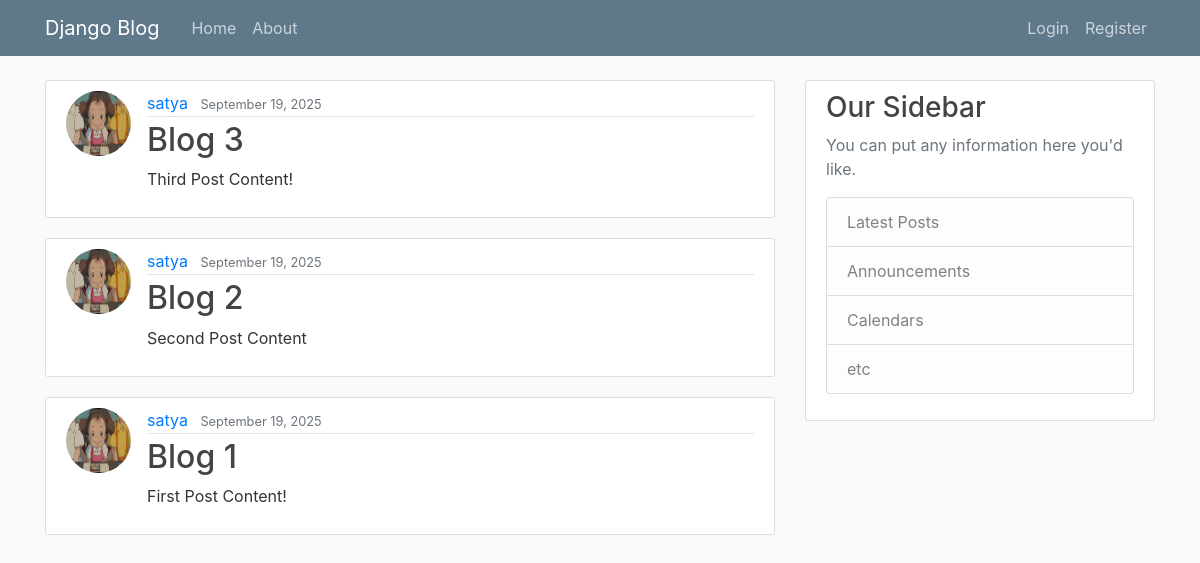
/blog/, run on an earlier commit of the app's database.
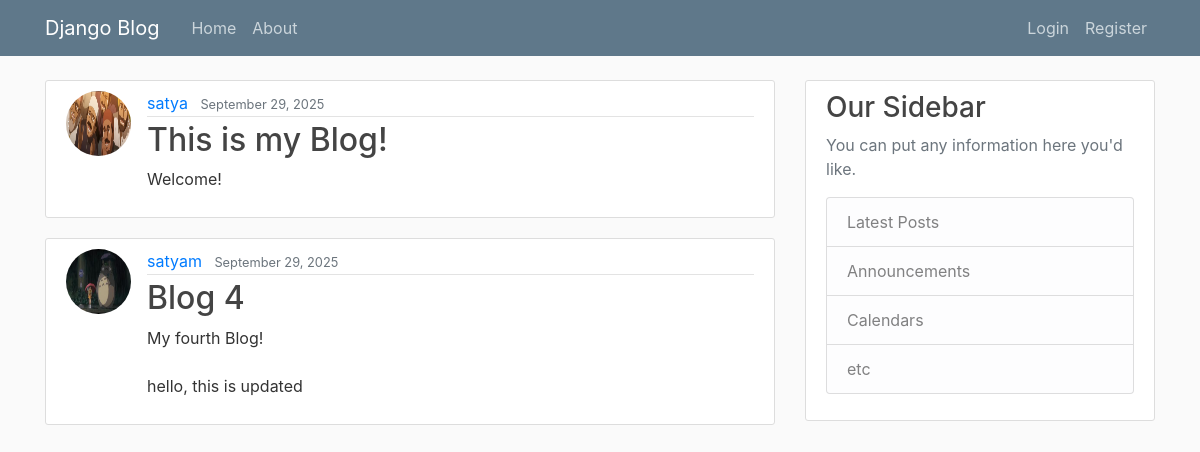
And on a later commit of the database.
### blog/models.py (models this page shows, shortened)
class Post(models.Model):
    title = models.CharField(max_length=100)
    content = models.TextField()
    date_posted = models.DateTimeField(default = timezone.now)
    author = models.ForeignKey(User, on_delete=models.CASCADE)

### users/models.py (models this page shows, shortened)
class Profile(models.Model):
    user = models.OneToOneField(User, on_delete=models.CASCADE)
    image = models.ImageField(default = 'default.jpg', upload_to= 'profile_pics')

### blog/views.py (the view)
# urls.py: path('', PostListView.as_view(), name = "blog-home"),
class PostListView(ListView):
    model = Post
    template_name = 'blog/home.html'
    context_object_name = 'posts'
    ordering = ['-date_posted']

### blog/templates/blog/home.html
{% extends 'blog/base.html' %}
{% block content %}
    {% for post in posts %}
    <article class="media content-section">
        <img class="rounded-circle article-img"src="{{ post.author.profile.image.url }}" alt="">
        <div class="media-body">
            <div class="article-metadata">
                <a class="mr-2" href="#">{{ post.author }}</a>
                <small class="text-muted">{{ post.date_posted|date:'F d, Y'}}</small>
            </div>
            <h2><a class="article-title" href="{% url 'post-detail' post.id %}">{{ post.title }}</a></h2>
            <p class="article-content">{{ post.content }}</p>
        </div>
    </article>
    {% endfor %}
{% endblock %}

### blog/templates/blog/base.html (shortened to what this page needs)
{% load static %}
<!DOCTYPE html>
<html lang="en">
<head>
    <link rel="stylesheet" href="https://cdn.jsdelivr.net/npm/bootstrap@4.0.0/dist/css/bootstrap.min.css" />
    <link rel="stylesheet" type="text/css" href="{% static 'blog/main.css' %}">
</head>
<body>
    <header class="site-header">
        <nav class="navbar navbar-expand-md navbar-dark bg-steel fixed-top">
        <div class="container">
            <a class="navbar-brand mr-4" href="{% url 'blog-home' %}">Django Blog</a>
            <div class="collapse navbar-collapse" id="navbarToggle">
                <div class="navbar-nav mr-auto">
                <a class="nav-item nav-link" href="{% url 'blog-home' %}">Home</a>
                <a class="nav-item nav-link" href="{% url 'blog-about' %}">About</a>
                </div>
                <div class="navbar-nav">
                    {% if user.is_authenticated %}
                        <a href="{% url 'post-create' %}" class="nav-item nav-link">New Post</a>
                        <a href="{% url 'profile' %}" class="nav-item nav-link">Profile</a>
                        <form method="POST" action="{% url 'logout' %}">
                            {% csrf_token %}
                            <button class="nav-item nav-link btn btn-link" type="submit">Logout</button>
                        </form>
                    {% else %}
                    <a class="nav-item nav-link" href="{% url 'login' %}">Login</a>
                    <a class="nav-item nav-link" href="{% url 'register' %}">Register</a>
                    {% endif %}
                </div>
            </div>
        </div>
        </nav>
    </header>
<main role="main" class="container">
    <div class="row">
    <div class="col-md-8">
        {% block content %}{% endblock %}
    </div>
    <div class="col-md-4">
        <div class="content-section">
        <h3>Our Sidebar</h3>
        <p class='text-muted'>You can put any information here you'd like.
            <ul class="list-group">
            <li class="list-group-item list-group-item-light">Latest Posts</li>
            <li class="list-group-item list-group-item-light">Announcements</li>
            <li class="list-group-item list-group-item-light">Calendars</li>
            <li class="list-group-item list-group-item-light">etc</li>
            </ul>
        </p>
        </div>
    </div>
    </div>
</main>
    </body>
</html>

### blog/static/blog/main.css (style rules this page uses)
body { background: #fafafa; color: #333333; margin-top: 5rem; }
h1, h2, h3, h4, h5, h6 { color: #444444; }
ul { margin: 0; }
.bg-steel { background-color: #5f788a; }
.site-header .navbar-nav .nav-link { color: #cbd5db; }
.content-section { background: #ffffff; padding: 10px 20px; border: 1px solid #dddddd; border-radius: 3px; margin-bottom: 20px; }
.article-title { color: #444444; }
.article-content { white-space: pre-line; }
.article-img { height: 65px; width: 65px; margin-right: 16px; }
.article-metadata { padding-bottom: 1px; margin-bottom: 4px; border-bottom: 1px solid #e3e3e3 }

What changed in the data, as far as the page shows it:
removed Post: author.profile.image (picture), author "satya", date_posted "September 19, 2025", title "Blog 3", content "Third Post Content!"
removed Post: author.profile.image (picture), author "satya", date_posted "September 19, 2025", title "Blog 2", content "Second Post Content"
removed Post: author.profile.image (picture), author "satya", date_posted "September 19, 2025", title "Blog 1", content "First Post Content!"
added Post: author.profile.image (picture), author "satya", date_posted "September 29, 2025", title "This is my Blog!", content "Welcome!"
added Post: author.profile.image (placeholder picture), author "satyam", date_posted "September 29, 2025", title "Blog 4", content "My fourth Blog! hello, this is updated"
